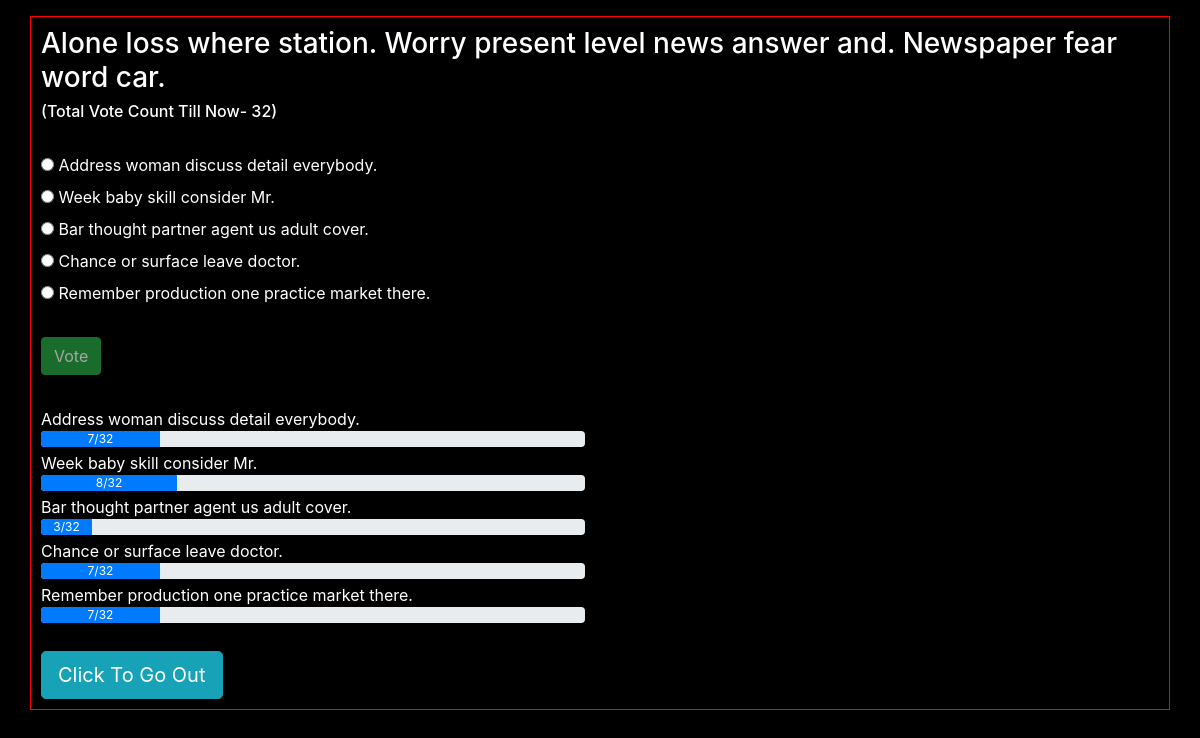
Page /polls/details/1/ (signed in) on the committed database.
### polls/models.py (models this page shows, shortened)
class Poll(models.Model):
    owner = models.ForeignKey(User, on_delete=models.CASCADE, default=1)
    text = models.CharField(max_length=255)
    pub_date = models.DateField()
    def __str__(self):
        return self.text
    def user_can_vote(self, user):
        user_votes = user.vote_set.all()
        qs = user_votes.filter(poll=self)
        if qs.exists():
            return False
        return True
    @property
    def num_votes(self):
        return self.vote_set.count()
    def get_results_dict(self):
        res = []
        for choice in self.choice_set.all():
            d = {}
            d['text'] = choice.choice_text
            d['num_votes'] = choice.num_votes
            if not self.num_votes:
                d['percentage'] = 0
            else:
                d['percentage'] = choice.num_votes / self.num_votes * 100
            res.append(d)
        return res

class Choice(models.Model):
    poll = models.ForeignKey(Poll, on_delete=models.CASCADE)
    choice_text = models.CharField(max_length=255)
    @property
    def num_votes(self):
        return self.vote_set.count()

### polls/views.py (the view)
# urls.py: path('details/<int:poll_id>/', views.poll_detail, name='detail'),
@login_required
def poll_detail(request, poll_id):
    poll = get_object_or_404(Poll, id=poll_id)
    user_can_vote = poll.user_can_vote(request.user)
    results = poll.get_results_dict()
    context = {'poll': poll, 'user_can_vote': user_can_vote, 'results': results}
    return render(request, 'polls/poll_detail.html', context)

### polls/templates/polls/poll_detail.html (shortened to what this page needs)
{% extends 'base.html' %}
{% block custom_css %}
 <link rel="stylesheet" href="https://maxcdn.bootstrapcdn.com/bootstrap/4.0.0/css/bootstrap.min.css"
>
{% endblock %}
{% block content %}
<div class="container my-3">
<h3>{{poll}}</h3>
<h6>(Total Vote Count Till Now- {{poll.num_votes}})</h6>
<br>
<form action="{% url 'polls:vote' poll.id %}" method="post">
{% for choice in poll.choice_set.all %}
  <input type="radio"
         name="choice"
         id="choice{{ forloop.counter }}"
         value="{{choice.id}}"/>
  <label for="choice{{ forloop.counter }}">{{ choice.choice_text }}</label>
  <br/>
{% endfor %}
<br>
<input class='btn btn-success mb-2' type="submit" value="Vote" {% if not user_can_vote %}disabled{% endif %}/>
</form>
<br>
{% if not user_can_vote %}
    {% for choice_dict in results %}
    <div class="row">
        <div class="col-sm-6">
        {{choice_dict.text}}
        <div class="progress mb-1">
          <div class="progress-bar" role="progressbar" style="width: {{choice_dict.percentage}}%;">{{choice_dict.num_votes}}/{{poll.num_votes}}</div>
        </div>
      </div>
    </div>
    {% endfor %}
{% else %}
  <p>Vote to see results!</p>
{% endif %}
<br>
<a href="{% url 'polls:list' %}"><button type="button" class="btn btn-info btn-lg">Click To Go Out</button></a>
</div>
{% endblock %}

### templates/base.html (shortened to what this page needs)
<!DOCTYPE html>
{% load static %}
<html lang="en">
<head>
  {% block custom_css %}{% endblock %}
</head>
<body>
  {% block content %}{% endblock %}
</body>
</html>

### polls/templates/polls/poll_detail.html (style rules this page uses)
body { background-color: black; }
.container { border: 1.5px solid red; padding:10px; margin-top: 2em; color: white; }

### rows in the picture
Poll: text "Alone loss where station. Worry present level news answer and. Newspaper fear word car.", num_votes "32", num_votes "32" "32" "32" "32" "32"
Choice: choice_text "Address woman discuss detail everybody.", text "Address woman discuss detail everybody."
Choice: choice_text "Week baby skill consider Mr.", text "Week baby skill consider Mr."
Choice: choice_text "Bar thought partner agent us adult cover.", text "Bar thought partner agent us adult cover."
Choice: choice_text "Chance or surface leave doctor.", text "Chance or surface leave doctor."
Choice: choice_text "Remember production one practice market there.", text "Remember production one practice market there."

### other values in the picture
{{ choice_dict.num_votes }} "7" "8" "3" "7" "7"
